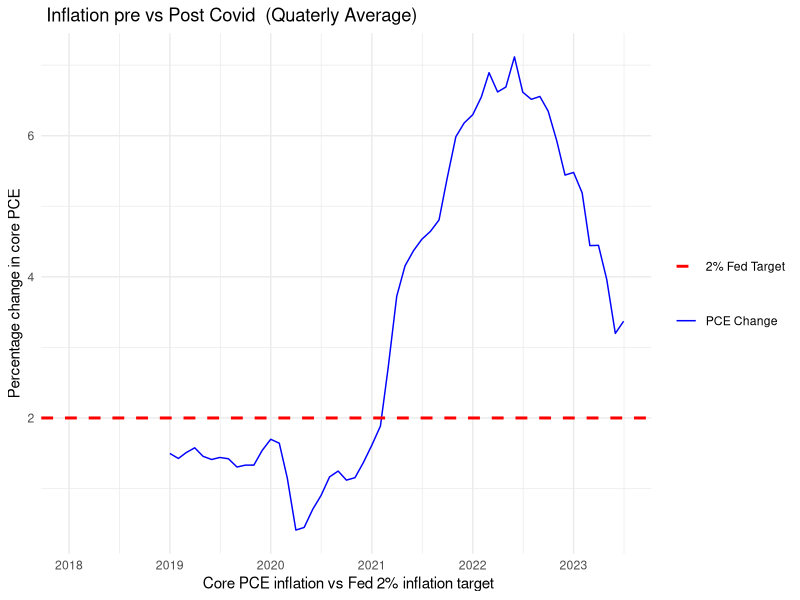
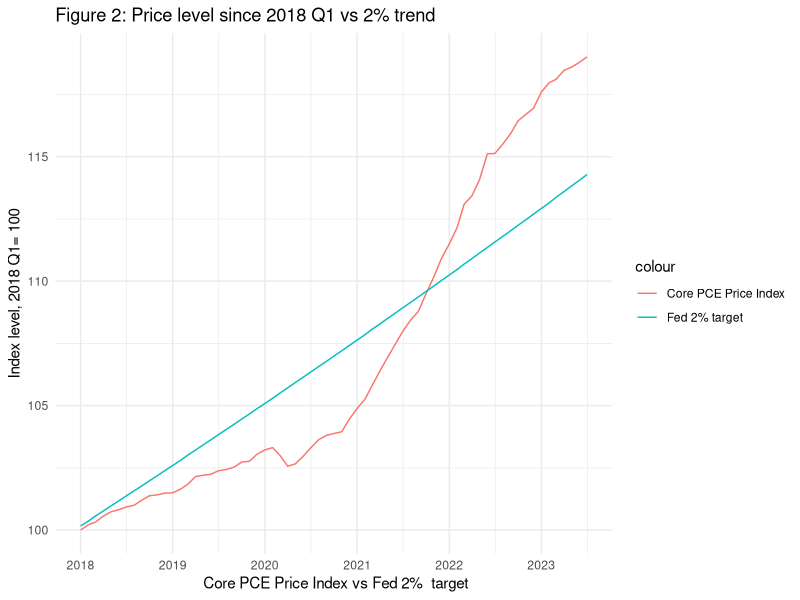

The R script that drew these images, in order:
rm(list = ls())
library(dplyr)
library(ggplot2)

core<- read.csv("pce1.csv")
glimpse(core)
colnames(core)[colnames(core) == "PCEPI_NBD20180101"] <- "pce"
core %>%
  mutate(DATE = as.Date(DATE)) %>%
  mutate(PCE_change = ((pce - lag(pce, n = 12)) / lag(pce, n = 12)) * 100) %>% # Calculate year-over-year percent change within each quarter
  ggplot(aes(x = DATE)) +
  geom_line(aes(y = PCE_change, color = "PCE Change"), linetype = "solid") +
  geom_hline(aes(yintercept = 2, linetype = '2% Fed Target'), color = 'red', size = 1) +
  scale_x_date(date_labels = "%Y", date_breaks = "1 year") +
  labs(x =' Core PCE inflation vs Fed 2% inflation target' , y = 'Percentage change in core PCE', title = ' Inflation pre vs Post Covid  (Quaterly Average)') +
  theme_minimal() +
  scale_color_manual(values = c("PCE Change" = "blue"), name = NULL)+
  scale_linetype_manual(values = c("2% Fed Target" = "dashed"), name = NULL)

core$fed <- 0
core$fed[1] <- 0.9995*core$pce[2]


for(i in 2:nrow(core)){
  core$fed[i] <- 1.002*core$fed[i-1]
}


core %>% 
  mutate(DATE = as.Date(DATE)) %>% 
  ggplot(aes(x = DATE)) +
  geom_line(aes(y = pce, color="Core PCE Price Index"), linetype = "solid") +
  geom_line(aes(y = fed, color= "Fed 2% target"), linetype = "solid") +
  scale_x_date(date_labels = "%Y", date_breaks = "1 year")+  
  labs(x =' Core PCE Price Index vs Fed 2%  target' , y = 'Index level, 2018 Q1= 100', title = 'Figure 2: Price level since 2018 Q1 vs 2% trend') +
  theme_minimal()
